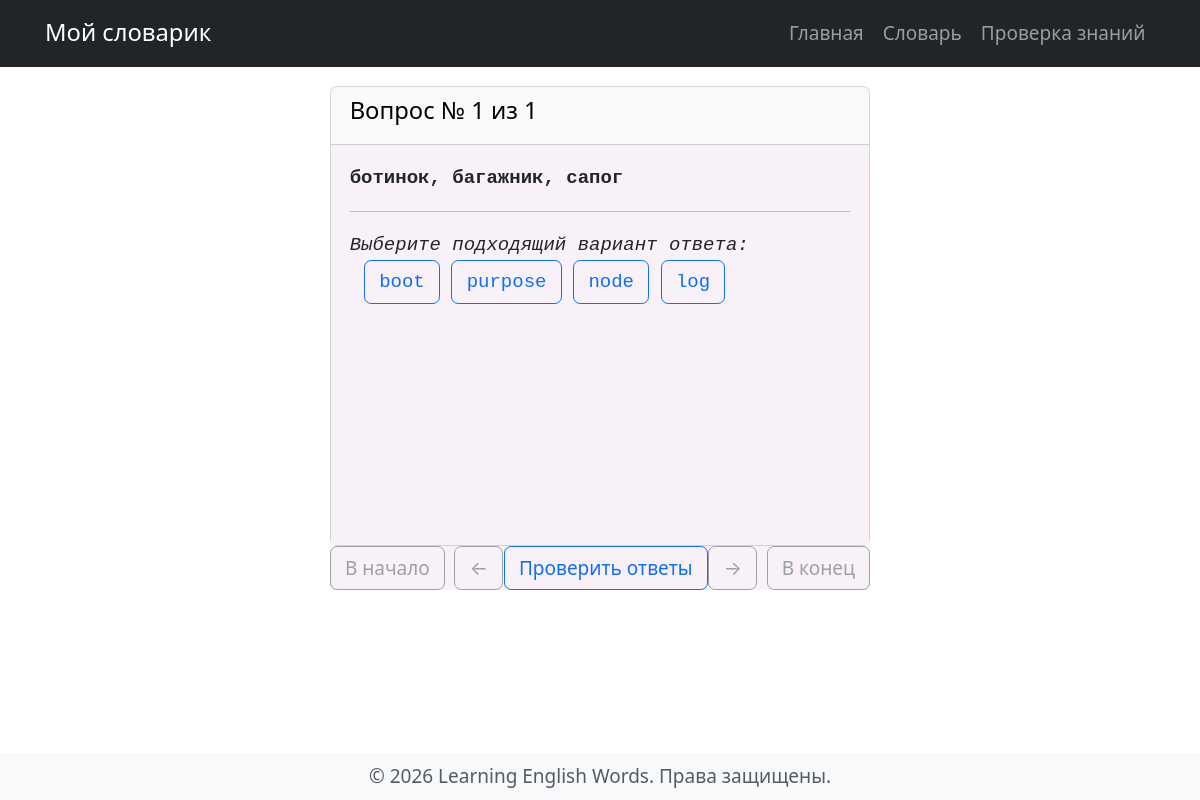
Page /exam_test on the committed database.
### myapp/models.py (models this page shows, shortened)
class Translation(db.Model):
    __tablename__ = 'translations'
    id=db.Column(db.Integer, primary_key=True)
    translate_word=db.Column(db.String(80),index=True)
    definition_ru=db.Column(db.String(220))
    definition_en=db.Column(db.String(220))
    e_word_id=db.Column(db.Integer, db.ForeignKey('e_words.id'))
    subject_id=db.Column(db.Integer, db.ForeignKey('subject_areas.id'), nullable=False)

class EWord(db.Model):
    __tablename__ = 'e_words'
    id=db.Column(db.Integer, primary_key=True)
    e_word=db.Column(db.String(50),index=True,unique=True)
    translations = db.relationship("Translation", backref='e_word_tr', cascade='all, delete-orphan')

### myapp/routes.py (the view)
@app.route('/exam_test', methods=['GET', 'POST'])
def exam_test():
    numQT = session.pop('numQT_session', 1)
    subject_id = session.pop('subject_id_session', 1)
    varAns = 4 # вариантов на выбор
    words = db.session.query(EWord.e_word, Translation.translate_word).join(Translation, EWord.id== Translation.e_word_id).filter(Translation.subject_id == subject_id).all()
    numQT = min(numQT, len(words))
    test_words = random.sample(words, numQT)
    test_data = [] #новый список
    for word in test_words:
        var_words=[word.e_word]
        allwords = db.session.query(EWord.e_word).filter(EWord.e_word != word.e_word).all()
        allwords_str = [w[0] for w in allwords]
        wr_words = random.sample(allwords_str, varAns-1) # выбираем 3 неправильных варианта
        var_words = var_words + wr_words     # добавляем к правильному варианту неправильные
        var_words = random.sample(var_words, varAns) # перемешать перед отправкой
        test_data.append({
            'e_word': word.e_word,
            'translate_word': word.translate_word,
            'var_words': var_words
        })
    return render_template('exam_test.html',numQT=numQT, test=test_data)

### myapp/templates/exam_test.html (shortened to what this page needs)
{% extends "base.html" %}
{% block content %}
<div class="row justify-content-center">
        <div class="col-md-6">
                <div id="cardsContainer">
                {%- for question in test -%}
                <div class="card card-item" id="{{ question.e_word }}" correct-answer="{{ question.e_word }}">
                        <div class="card-header text-bg-light">
                            <h5>Вопрос № {{ loop.index }} из {{test|length}}</h5>
                        </div>
                        <div class="card-body card-body-compact" id="{{ question.e_word }}" correct-answer="{{ question.e_word }}">
                            <div><strong><big>{{ question.translate_word}}</big></strong></div>
                            <hr>
                            <div class="d-none d-md-inline"><i>Выберите подходящий вариант ответа:</i></div>
                            <div class="row justify-content-center">
                            <div class="form-check">
                            {% set outer_idx = loop.index %}
                            {%- for variant in question.var_words -%}
                            {% set variant_id = "q" ~ outer_idx ~ "_" ~ loop.index %}
                                <label class="btn btn-outline-primary" for="question_{{variant_id}}">{{variant}}</label>
                            {%- endfor -%}
                            </div>
                            </div>
                            </div>
                </div>
                {%- endfor -%}
                </div>
            </div>
        </div>
{% set url = url_for('checkup') %}
<div class="row justify-content-center">
    <div class="col-md-6 align-items-center">
    <div class="d-flex justify-content-between mt-0" style="background-color: rgb(248, 241, 248);">
        <div class="d-flex gap-2">
            <button id="startBtn" class="btn btn-outline-secondary">В начало</button>
            <button id="prevBtn" class="btn btn-outline-secondary">  ←  </button>
        </div>
        <div class="d-flex gap-2">
            <button id="resBtn" class="btn btn-outline-primary">Проверить ответы</button>
        </div>
        <div class="d-flex gap-2">
            <button id="nextBtn" class="btn btn-outline-secondary">  →  </button>
            <button id="endBtn" class="btn btn-outline-secondary">В конец</button>
        </div>
    </div>
    </div>
</div>
{% endblock %}

### myapp/templates/base.html (style rules this page uses)
* { margin: 0; padding: 0; font-size: 15px; }
body { padding-bottom: 100px; }
.card-body { min-height: 100px; font-family: monospace; font-size: 15px !important; background-color: rgb(248, 241, 248); }
button, .btn, .nav-link, .list-group-item { touch-action: manipulation; }
@media (min-width: 768px) { * { font-size: 19px; } }
@media (min-width: 768px) { .card-body { min-height: 400px; font-size: 19px; padding: 1rem; font-family: monospace; background-color: rgb(248, 241, 248); } }

### rows in the picture
Translation: test "1", translate_word "ботинок, багажник, сапог"
EWord: e_word "boot"
EWord: e_word "purpose"
EWord: e_word "node"
EWord: e_word "log"
